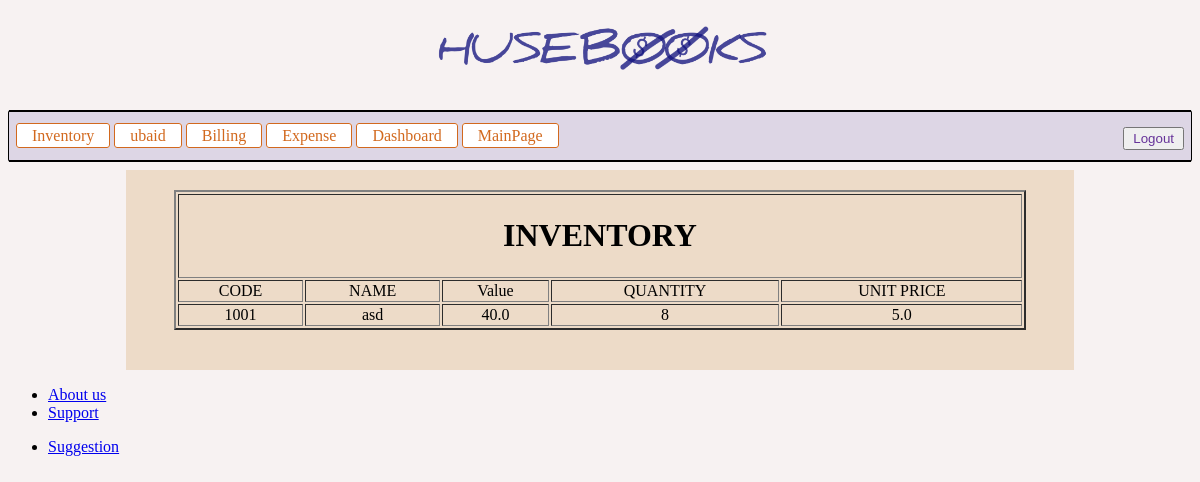
Screenshot of /inventory/list/ (signed in) with the database file from the repository.
### inventory/models.py (models this page shows, shortened)
class Inventory(models.Model):
    name = models.CharField(max_length=50)
    unit_price = models.FloatField(max_length=7,blank=True)
    price = models.FloatField(max_length=7)
    quantity = models.IntegerField()
    danger_level =models.IntegerField(blank=True,default = 100)
    code = models.CharField(max_length=9)
    user = models.ForeignKey(User,on_delete=models.CASCADE)

### inventory/views.py (the view)
# urls.py: url(r'list/$',views.inventory_list,name='list'),
@login_required
def inventory_list(request):
    data = Inventory.objects.filter(user=request.user)
    return render(request,'inventory/inventory_list.html',{'data':data})

### inventory/templates/inventory/inventory_list.html
{%extends 'base_layout.html'%}
{%block content%}
<div class="invent-table">
  <table align='center' border="2 px" width='90%'>
    <div class="invent-table-header">
      <tr>
        <td colspan="5" align='center'> <h1>INVENTORY</h1> </td>
      </tr>
    <tr>
      <td align='center' >CODE</td>
      <td align='center'>NAME</td>
      <td align='center'>Value</td>
      <td align='center'>QUANTITY</td>
      <td align='center'>UNIT PRICE</td>
    </tr>
    </div>
    {% for list in data %}
    <tr>
      <td align='center'>{{list.code}}</td>
      <td align='center'>{{list.name}}</td>
      <td align='center'>{{list.price}}</td>
      <td align='center'>{{list.quantity}}</td>
      <td align='center'>{{list.unit_price}}</td>
    </tr>
    {% endfor %}
  </table>
</div>
{%endblock%}

### templates/base_layout.html (shortened to what this page needs)
{% load static from staticfiles %}
<!DOCTYPE html>
<html lang="en">
<head>
    <link rel="stylesheet" href="{%static 'styles.css'%}">
</head>
<body>
  <a href="/"><h1 id="topheading"> <img src="{%static 'thumb.png'%}" alt=""> </h1></a>
  <div class="nav-bar">
    <hr>
    <div class="nac-data">
  {% if user.is_authenticated %}
  <form class="logout" action="{% url 'accounts:logout' %}" method="post" style="float:right;">
    <input type="submit" name="" value="Logout">
  </form>
  <a href="{%url 'inventory:homepage'%}">Inventory</a>
  <a href="{% url 'accounts:profile' %}">{{request.user}}</a>
  <a href="{% url 'billing:homepage' %}">Billing</a>
  <a href="{% url 'expense:homepage' %}">Expense</a>
  <a href="{% url 'accounting:dashboard' %}">Dashboard</a>
  <a href="/">MainPage</a>
  {% endif %}
  </div>
  <hr>
  </div>
  <div class="content">
    {%block content%}
    {%endblock%}
  </div>
<div class="footer-main">
  <ul>
    <li> <a href="/">About us</a> </li>
    <li>{%if user.is_authenticated%}<a href="{% url 'support:customer-support' %}">{%else%}<a href="{% url 'support:unknown' %}">{% endif %}Support</a> </li>
  </ul>
  <ul>
    {% if user.is_authenticated %}
    <li><a href="{% url 'support:suggestion' %}" >Suggestion</a</li>
      {% endif %}
  </ul>
</div>
</body>
</html>

### static/styles.css (style rules this page uses)
body { background-color: #b381811a; }
.nav-bar { background-color:#220c841f; border-left:solid 0.5px; border-right: solid 0.5px; border-radius:3px }
#topheading img { width:30%; }
h1 { text-align:center; }
.nac-data a { text-decoration:none; color: chocolate; border: 1px solid; border-radius:3px; padding-right:15px; padding-left:15px; padding-top: 3px; padding-bottom:3px; background-color:white; }
.nac-data { padding:7px; }
.logout input { padding-top:2px; padding-left:8px; padding-right:8px; padding-bottom:2px; color:rebeccapurple; }
hr { border: solid 0.5px; }
.content { margin: 0 10%; padding-bottom:40px; padding-top: 20px; background-color:#deb88763 }
.footer-main { float:left; }

### rows the page displays
Inventory: code "1001", name "asd", price "40.0", quantity "8", unit_price "5.0"

### other values shown
{{ request.user }} "ubaid"
